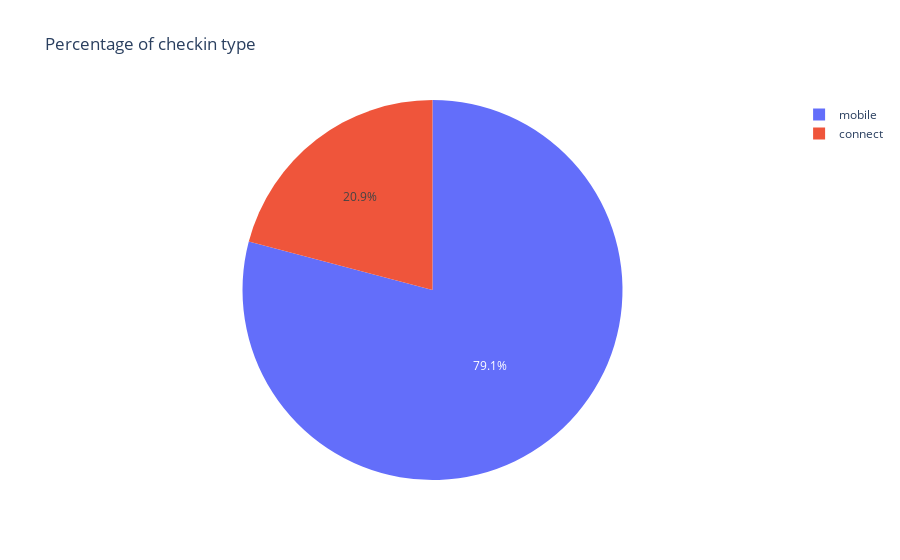

Notebook cell for this chart:
### Markdown cell above
**Should we enable the feature for all cars ?, only Connect cars ?**

### Code cell
fig_1 = px.pie(
    data_frame=df_delay.groupby("checkin_type").size().reset_index(name="count"),
    names="checkin_type",
    values="count",
    title="Percentage of checkin type"
)

fig_1.show()

### Figure 1 — Plotly figure (JSON) as saved in the notebook; plotly's stock layout.template omitted (floating-point values rounded to 4 significant figures)
{"data": [{"domain": {"x": [0, 1], "y": [0, 1]}, "hovertemplate": "checkin_type=%{label}<br>count=%{value}<extra></extra>", "labels": ["connect", "mobile"], "legendgroup": "", "name": "", "showlegend": true, "type": "pie", "values": [3401, 12875]}], "layout": {"legend": {"tracegroupgap": 0}, "title": {"text": "Percentage of checkin type"}}}
